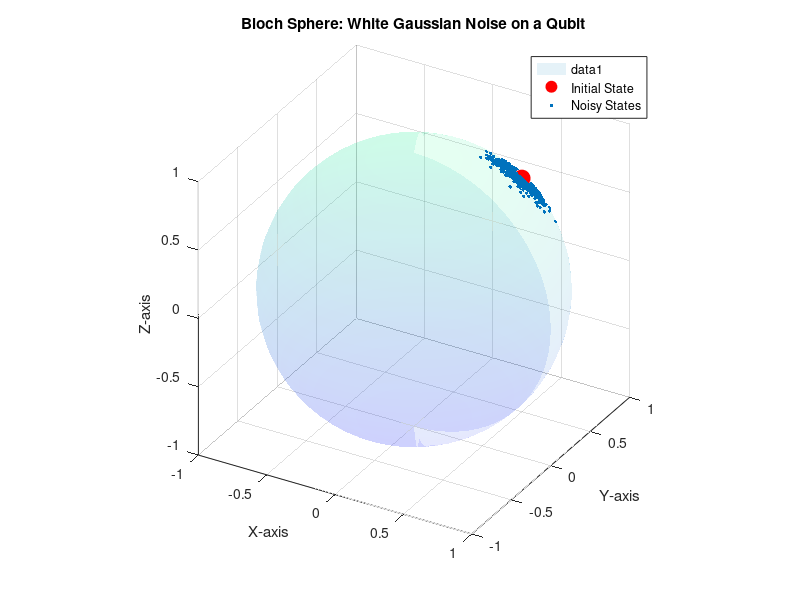

This chart was generated by the following MATLAB code:
clear; clc; close all;
theta = pi/4;
phi = pi/4;
state_pure = [sin(theta)*cos(phi), sin(theta)*sin(phi), cos(theta)];
sigma = 0.1;
num_samples = 1000;
noisy_states = zeros(num_samples, 3);

for i = 1:num_samples
    noisy_theta = theta + normrnd(0, sigma);
    noisy_phi = phi + normrnd(0, sigma);
    x = sin(noisy_theta) * cos(noisy_phi);
    y = sin(noisy_theta) * sin(noisy_phi);
    z = cos(noisy_theta);
    noisy_states(i, :) = [x, y, z];
end

[x, y, z] = sphere(50);
figure;
surf(x, y, z, 'FaceAlpha', 0.1, 'EdgeColor', 'none');
hold on;
axis equal;
xlabel('X-axis'); ylabel('Y-axis'); zlabel('Z-axis');
title('Bloch Sphere: White Gaussian Noise on a Qubit');
colormap winter;

plot3(state_pure(1), state_pure(2), state_pure(3), 'ro', ...
      'MarkerSize', 12, 'MarkerFaceColor', 'r', 'DisplayName', 'Initial State');

plot3(noisy_states(:, 1), noisy_states(:, 2), noisy_states(:, 3), '.', ...
      'MarkerSize', 8, 'DisplayName', 'Noisy States');

legend show;
grid on;
view([30, 30]);
